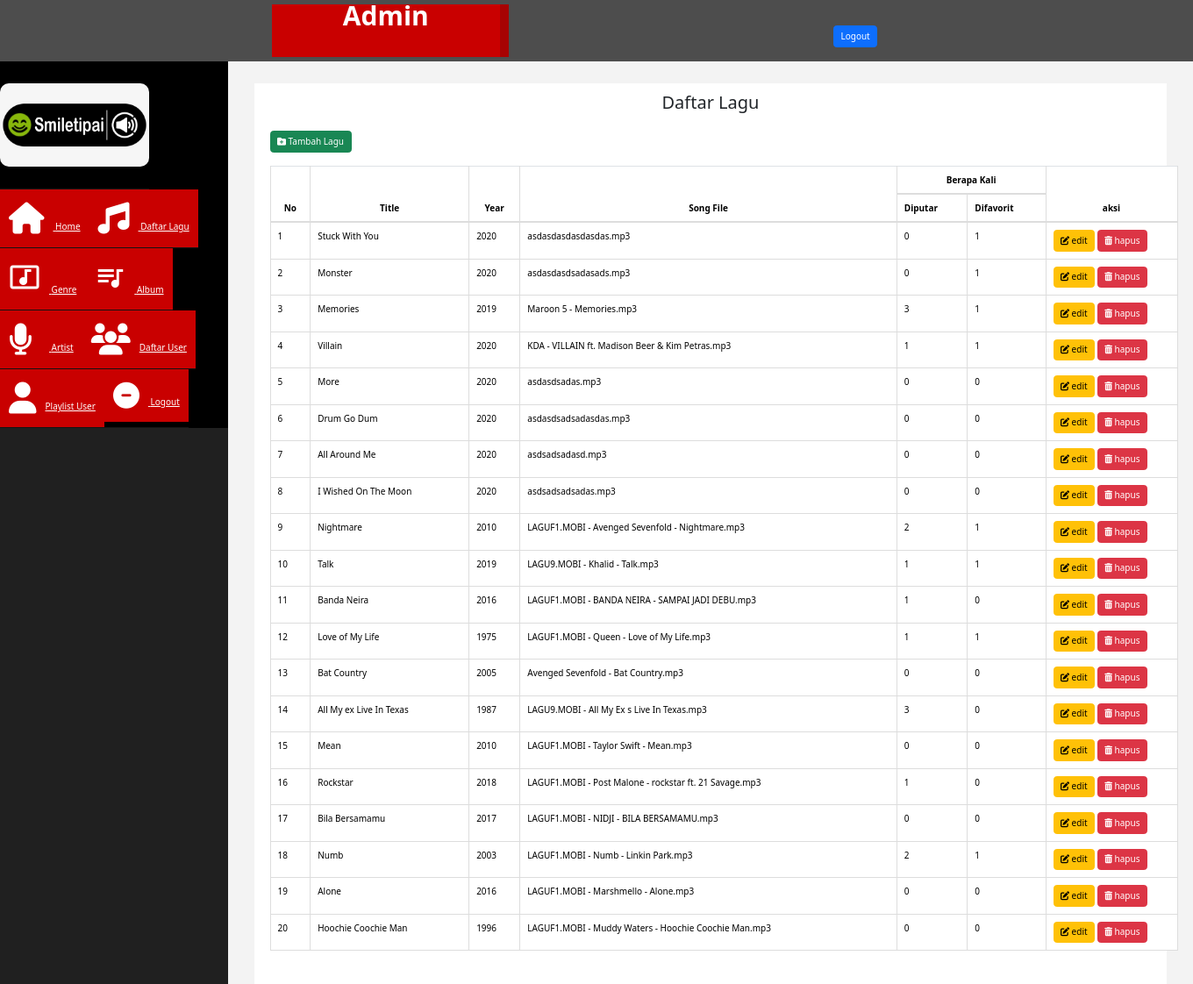
Page /admin/index.php?halaman=daftar_lagu (signed in) on the earlier database version.
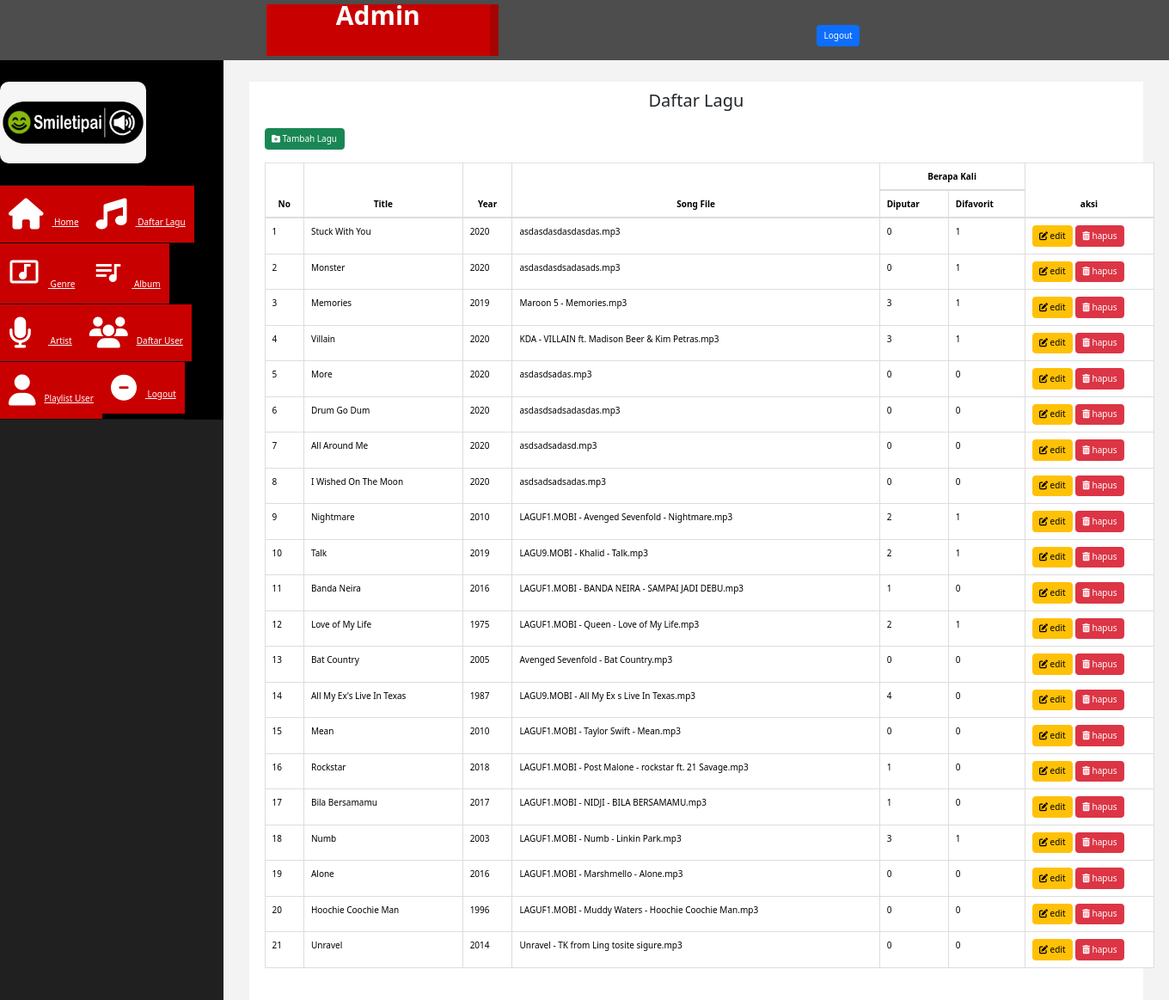
Same page on the later database version.
### tables this page shows
CREATE TABLE `song` (
  `id_song` int(3) NOT NULL,
  `title` varchar(220) NOT NULL,
  `year` int(4) NOT NULL,
  `song_file` varchar(200) NOT NULL,
  `played` int(6) NOT NULL DEFAULT 0
);

### admin/daftar_lagu.php (the view, shortened to what this page needs)
	<!DOCTYPE html>
<html lang="en">
<head>
    <link href="css/bootstrap.min.css" rel="stylesheet">
    <link href="https://cdn.datatables.net/1.10.22/css/jquery.dataTables.min.css" rel="stylesheet">
</head>
<body>
    <h2 align="center">Daftar Lagu</h2>
    <br>
	<div style="width: 1050px" class="container">
    <table id="example" class="table table-bordered">
	<a href="index.php?halaman=tambahlagu" id="right" class="btn btn-success"><i class='fas fa-folder-plus'></i> Tambah Lagu</a>
	<br><br>
	<thead>
		<tr>
			<th class="atas" style="text-align: center;" rowspan="2">No</th>
			<th class="atas" style="text-align: center;" rowspan="2">Title</th>
			<th class="atas" style="text-align: center;" rowspan="2">Year</th>
			<th class="atas" style="text-align: center;" rowspan="2">Song File</th>
			<th style="text-align: center;" colspan="2">Berapa Kali</th>
			<th  class="atas"style="text-align: center;" rowspan="2" width="150px;">aksi</th>
		</tr>
		<tr>
			<th>Diputar</th>
			<th>Difavorit</th>
		</tr>
	</thead>
    <tbody>
    	<?php $nomor=1; ?>
    	<?php $ambil=$koneksi->query("SELECT * FROM song"); ?>
    	<?php
    		while ($pecah=$ambil->fetch_assoc()){
    			$countfav = $koneksi->query("SELECT id_user_fav_song FROM user_fav_song WHERE id_song = '$pecah[id_song]'");
    	?>
		<tr>
			<td><?php echo $nomor; ?></td>
			<td><?php echo $pecah['title']; ?></td>
			<td><?php echo $pecah['year']; ?></td>
			<td><?php echo $pecah['song_file']; ?></td>
			<td><?= number_format($pecah['played']) ?></td>
			<td><?= number_format($countfav->num_rows) ?></td>
			<td>
			<a href="index.php?halaman=editlagu&id_song=<?= $pecah['id_song'] ?>" class="btn btn-warning"><i class='fas fa-edit' ></i> edit</a>
			<a onclick="return confirm('Yakin ingin hapus lagu?')" href="index.php?halaman=hapuslagu&id_song=<?= $pecah['id_song'] ?>" class="btn-danger btn"><i class='fas fa-trash-alt'></i> hapus</a>
			</td>
		</tr>
		 <?php $nomor++; ?>
    <?php
    }
    ?>
	</tbody>
</table>
</body>
</html>

### admin/index.php (shortened to what this page needs)
<?php
$koneksi= new mysqli("localhost","root","","spotipai");
?>
<!DOCTYPE html>
<html xmlns="http://www.w3.org/1999/xhtml">
<head>
    <link href="assets/css/bootstrap.css" rel="stylesheet" />
    <link href="assets/css/font-awesome.css" rel="stylesheet" />
    <link href="assets/js/morris/morris-0.4.3.min.css" rel="stylesheet" />
    <link href="assets/css/custom.css" rel="stylesheet" />
    <link href="https://cdn.datatables.net/1.10.22/css/jquery.dataTables.min.css" rel="stylesheet">
</head>
<body>
    <div id="wrapper">
        <nav class="navbar navbar-default navbar-cls-top " role="navigation" style="margin-bottom: 0">
            <div class="navbar-header">
                <a class="navbar-brand" href="index.php">Admin</a>
            </div>
  <div style="color: white;
padding: 15px 50px 5px 50px;
float: right;
font-size: 20px;">&nbsp; <a href="logout.php" class="btn btn-primary square-btn-adjust">Logout</a> </div>
        </nav>
                <nav class="navbar-default navbar-side" role="navigation" style="background-color: white;">
            <div class="sidebar-collapse" >
                <ul class="nav" id="main-menu" style="background-color: black;">
				<li class="text-center">
                    <img src="smiletipai.jpeg"  class="user-image img-responsive"/>
					</li>
                    <li><a class="active-menu"  href="index.php "><i class="fa fa-home fa-3x" style="font-size:36px"></i> Home</a></li>
                    <li><a class="active-menu"  href="index.php?halaman=daftar_lagu"><i class="fa fa-music" style="font-size:36px"></i> Daftar Lagu</a></li>
                    <li><a class="active-menu"  href="index.php?halaman=genre"><i class="material-icons" style="font-size:36px">&#xe063;</i> Genre</a></li>
                    <li><a class="active-menu"  href="index.php?halaman=album"><i class="material-icons" style="font-size:36px">&#xe03d;</i> Album</a></li>
                    <li><a class="active-menu"  href="index.php?halaman=artist"><i class="fas fa-microphone" style="font-size:36px">&nbsp;</i> Artist</a></li>
                    <li><a class="active-menu"  href="index.php?halaman=daftar_user"><i class="fa fa-users" style="font-size: 36px;"></i>Daftar User</a></li>
                    <li><a class="active-menu"  href="index.php?halaman=playlist_user"><i class="fa fa-user" style="font-size: 36px;"></i>Playlist User</a></li>
                    <li><a class="active-menu"  href="index.php?halaman=logout"><i class="fa fa-minus-circle fa-3x"></i> Logout</a></li>
                </ul>
            </div>
        </nav>
        <div id="page-wrapper" >
            <div id="page-inner">
                <?php
                if (isset($_GET['halaman']))
                {
                    if ($_GET['halaman']=="genre")
                    {
                        include 'genre.php';
                    }
                    elseif ($_GET['halaman']=="album")
                    {
                        include 'album.php';
                    }
                    elseif ($_GET['halaman']=="artist")
                    {
                        include 'artist.php';
                    }
                    elseif ($_GET['halaman']=="logout")
                    {
                        include 'logout.php';
                    }
                    elseif ($_GET['halaman']=="daftar_lagu")
                    {
                        include 'daftar_lagu.php';
                    }
                    elseif ($_GET['halaman']=="daftar_user")
                    {
                        include 'daftar_user.php';
                    }
                    elseif ($_GET['halaman']=="playlist_user")
                    {
                        include 'playlist_user.php';
                    }
                     elseif ($_GET['halaman']=="detail_playlist_user")
                    {
                        include 'detail_playlist_user.php';
                    }
                    elseif ($_GET['halaman']=="tambahlagu")
                    {
                        include 'tambahlagu.php';
                    }
                    elseif ($_GET['halaman']=="editlagu")
                    {
                        include 'editlagu.php';
                    }
                    elseif ($_GET['halaman']=="hapuslagu")
                    {
                        include 'hapuslagu.php';
                    }
                     elseif ($_GET['halaman']=="songgenre")
                    {
                        include 'songgenre.php';
                    }
                    elseif ($_GET['halaman']=="songartist")
                    {
                        include 'songartist.php';
                    }
                    elseif ($_GET['halaman']=="songalbum")
                    {
                        include 'songalbum.php';
                    }
                    elseif ($_GET['halaman']=="tambahgenre")
                    {
                        include 'tambahgenre.php';
                    }
                    elseif ($_GET['halaman']=="editgenre")
                    {
                        include 'editgenre.php';
                    }
                    elseif ($_GET['halaman']=="hapusgenre")
                    {
                        include 'hapusgenre.php';
                    }
                    elseif ($_GET['halaman']=="tambahalbum")
                    {
                        include 'tambahalbum.php';
                    }
                    elseif ($_GET['halaman']=="editalbum")
                    {
                        include 'editalbum.php';
                    }
                    elseif ($_GET['halaman']=="hapusalbum")
                    {
                        include 'hapusalbum.php';
                    }
                    elseif ($_GET['halaman']=="tambahartist")
                    {
                        include 'tambahartist.php';
                    }
                    elseif ($_GET['halaman']=="editartist")
                    {
                        include 'editartist.php';
                    }
                    elseif ($_GET['halaman']=="hapusartist")
                    {
                        include 'hapusartist.php';
                    }
                }
                else
                {
                    include 'home.php';
                }
                ?>
            </div>
            </div>
        </div>
</body>
</html>

### admin/assets/css/custom.css (style rules this page uses)
body { font-family: 'Open Sans', sans-serif; }
#wrapper { width: 100%; background:#202020; }
#page-wrapper { padding: 15px 15px; min-height: 600px; background:#F3F3F3; }
#page-inner { width:100%; margin:10px 20px 10px 0px; background-color:#fff!important; padding:10px; min-height:1200px; }
.text-center { text-align:center; }
h2 { color: #f00; }
.square-btn-adjust { border: 0px solid transparent; -webkit-border-radius: 0px; -moz-border-radius: 0px; border-radius: 0px; }
.user-image { margin: 25px auto; -webkit-border-radius: 10px; -moz-border-radius: 10px; border-radius: 10px; max-height:170px; max-width:170px; }
.navbar-cls-top .navbar-brand { color: #fff; background: #C90000; width: 260px; text-align: center; height: 60px; font-size: 30px; font-weight: 700; }
.active-menu { background-color:#C90000!important; }
.sidebar-collapse , .sidebar-collapse .nav { background:none; }
.sidebar-collapse .nav { padding:0; }
.sidebar-collapse .nav > li > a { color:#fff; background:#202020; text-shadow:none; }
.sidebar-collapse > .nav > li > a { padding:15px 10px; }
.sidebar-collapse > .nav > li { border-bottom: 1px solid rgba(107, 108, 109, 0.19); }
.navbar-side { border:none; background-color: #202020; }
.navbar-cls-top { background:#4D4D4D; border-bottom:none; }
.navbar-default { border:0px solid black; }
.navbar-header { background: #A70303; }
.nav > li > a > i { margin-right:10px; }
@media (min-width:768px) { #page-wrapper { margin: 0 0 0 260px; padding: 15px 30px; min-height: 1200px; } }
@media (min-width:768px) { .navbar-side { z-index: 1; position: absolute; width: 260px; } }
@media (min-width:768px) { .navbar { border-radius: 0px; } }

### admin/daftar_lagu.php (style rules this page uses)
.atas { margin-top: -60px; }

Differences in the rows shown:
changed song "Villain": played "1" → "3"
changed song "Talk": played "1" → "2"
changed song "Love of My Life": played "1" → "2"
changed song "LAGU9.MOBI - All My Ex s Live In Texas.mp3": title "All My ex Live In Texas" → "All My Ex's Live In Texas"; played "3" → "4"
changed song "Bila Bersamamu": played "0" → "1"
changed song "Numb": played "2" → "3"
added song: title "Unravel", year "2014", song_file "Unravel - TK from Ling tosite sigure.mp3", played "0", num_rows "0"
